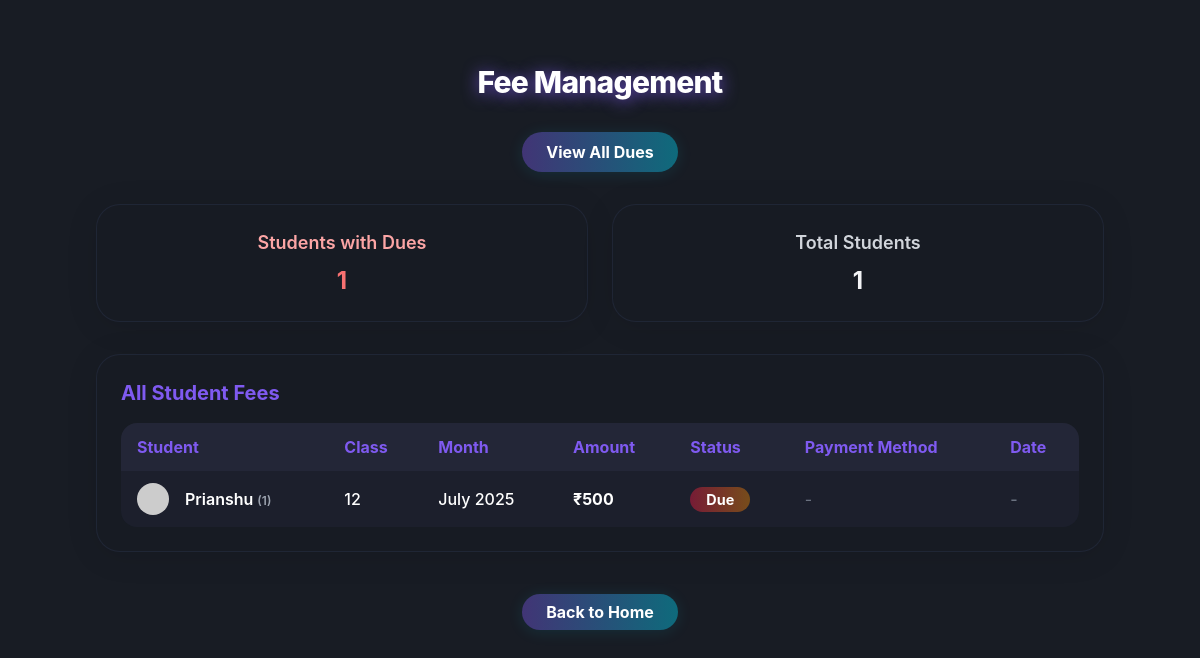
The page /admin/fee_management (signed in) on the database its author committed.
### app/models.py (models this page shows)
class Fee(db.Model):
    __tablename__ = 'fees'
    id = db.Column(db.Integer, primary_key=True)
    user_id = db.Column(db.Integer, db.ForeignKey('users.id'))
    month = db.Column(db.String(20), nullable=False)
    amount_due = db.Column(db.Integer, nullable=False)
    is_paid = db.Column(db.Boolean, default=False)
    payments = db.relationship('Payment', backref='fee', lazy=True)

class Profile(db.Model):
    __tablename__ = 'profiles'
    id = db.Column(db.Integer, primary_key=True)
    user_id = db.Column(db.Integer, db.ForeignKey('users.id'), unique=True)
    full_name = db.Column(db.String(120), nullable=False)
    parent_name = db.Column(db.String(120), nullable=False)
    parent_phone = db.Column(db.String(20), nullable=False)
    student_phone = db.Column(db.String(20), nullable=False)
    student_class = db.Column(db.String(20), nullable=False)
    school_name = db.Column(db.String(120), nullable=False)
    roll_number = db.Column(db.Integer, unique=True)
    last_seen_pdf_id = db.Column(db.Integer, default=0)
    last_seen_test_id = db.Column(db.Integer, default=0)
    last_seen_notification_id = db.Column(db.Integer, default=0)
    profile_pic = db.Column(db.String(256))
    pending_popup = db.Column(db.Text)  # One-time popup message for the student

### app/routes/admin.py (the view)
@admin_bp.route('/fee_management')
@login_required
def fee_management():
    if not current_user.is_admin:
        return redirect(url_for('student.home'))
    all_students = Profile.query.order_by(Profile.roll_number).all()
    all_fees = Fee.query.join(User).join(Profile).order_by(Fee.month.desc()).all()
    total_students = len(all_students)
    total_fees = sum(fee.amount_due for fee in all_fees)
    total_outstanding = sum(fee.amount_due for fee in all_fees if not fee.is_paid)
    students_with_dues_list = []
    for student in all_students:
        unpaid_fees = Fee.query.filter_by(user_id=student.user_id, is_paid=False).all()
        if unpaid_fees:
            students_with_dues_list.append({'profile': student})
    approval_count = Payment.query.filter_by(is_confirmed=False).count()
    if approval_count > 0:
        flash('Students waiting for approval. <a href="' + url_for('admin.approve') + '" class="underline">Open Approvals</a>', 'warning')
    return render_template('admin/fee_management.html',
                         all_students=all_students,
                         all_fees=all_fees,
                         total_students=total_students,
                         total_fees=total_fees,
                         total_outstanding=total_outstanding,
                         students_with_dues_list=students_with_dues_list,
                         students_with_dues=len(students_with_dues_list),
                         approval_count=approval_count)

### app/__init__.py (called while the page is built)
def create_app():
    app = Flask(__name__)
    app.config.from_object(Config)
    db.init_app(app)
    login_manager.init_app(app)
    csrf.init_app(app)
    migrate.init_app(app, db)
    socketio.init_app(app)
    mail.init_app(app)
    from app.models import User
    @login_manager.user_loader
    def load_user(user_id):
        return User.query.get(int(user_id))
    from app.utils import assign_monthly_dues
    @app.before_request
    def before_any_request():
        assign_monthly_dues()
    from app.routes.student import student_bp
    from app.routes.admin import admin_bp
    from app.routes.main import main_bp
    app.register_blueprint(student_bp, url_prefix="/student")
    app.register_blueprint(admin_bp, url_prefix="/admin")
    app.register_blueprint(main_bp)
    return app

### app/templates/admin/fee_management.html (shortened to what this page needs)
{% extends 'shared/base.html' %}
{% block content %}
<div class="w-full min-h-screen flex flex-col items-center justify-start py-8 px-2 relative bg-[#181c24]">
  <div class="custom-bg"></div>
  <div class="w-full max-w-6xl mx-auto z-10 relative">
    <h2 class="text-3xl font-extrabold text-white text-center mb-8 tracking-tight" style="text-shadow: 0 2px 16px #7f5af0cc">Fee Management</h2>
    <div class="flex justify-center mb-8 gap-4">
      <a href="{{ url_for('admin.feedues') }}" class="phonepe-btn-primary">View All Dues</a>
    </div>
    <div class="grid grid-cols-1 sm:grid-cols-2 gap-6 mb-8">
      <div class="phonepe-card text-center p-6">
        <h4 class="text-lg font-semibold text-red-300 mb-2">Students with Dues</h4>
        <p class="text-2xl font-bold text-red-400">{{ students_with_dues }}</p>
      </div>
      <div class="phonepe-card text-center p-6">
        <h4 class="text-lg font-semibold text-gray-300 mb-2">Total Students</h4>
        <p class="text-2xl font-bold text-gray-100">{{ total_students }}</p>
      </div>
    </div>
    <div class="phonepe-card p-6">
      <h3 class="text-xl font-bold mb-4 text-[#7f5af0]">All Student Fees</h3>
      <div class="overflow-x-auto">
        <table class="min-w-full rounded-2xl overflow-hidden" style="background:rgba(24,28,36,0.7);">
          <thead class="sticky top-0 z-10" style="background:rgba(36,40,56,0.95);">
            <tr>
              <th class="px-4 py-3 text-left font-bold text-[#7f5af0] text-base">Student</th>
              <th class="px-4 py-3 text-left font-bold text-[#7f5af0] text-base">Class</th>
              <th class="px-4 py-3 text-left font-bold text-[#7f5af0] text-base">Month</th>
              <th class="px-4 py-3 text-left font-bold text-[#7f5af0] text-base">Amount</th>
              <th class="px-4 py-3 text-left font-bold text-[#7f5af0] text-base">Status</th>
              <th class="px-4 py-3 text-left font-bold text-[#7f5af0] text-base">Payment Method</th>
              <th class="px-4 py-3 text-left font-bold text-[#7f5af0] text-base">Date</th>
            </tr>
          </thead>
          <tbody>
            {% for fee in all_fees %}
            <tr class="transition hover:bg-[#23263a]/70 {% if loop.index0 % 2 == 0 %}bg-[#23263a]/40{% else %}bg-[#1a1d2a]/40{% endif %}">
              <td class="px-4 py-3 whitespace-nowrap">
                <div class="flex items-center gap-2">
                  {% if fee.user.profile.profile_pic %}
                    <img src="{{ url_for('static', filename='profile_pics/' ~ fee.user.profile.profile_pic) }}" class="w-8 h-8 rounded-full mr-2" alt="Profile">
                  {% else %}
                    <img src="https://api.dicebear.com/7.x/initials/svg?seed={{ (fee.user.profile.full_name ~ fee.user.profile.roll_number)|urlencode }}" class="w-8 h-8 rounded-full mr-2" alt="Avatar">
                  {% endif %}
                  <span class="text-white font-semibold">{{ fee.user.profile.full_name }} <span class="text-xs text-gray-400">({{ fee.user.profile.roll_number }})</span></span>
                </div>
              </td>
              <td class="px-4 py-3 text-white font-medium whitespace-nowrap">{{ fee.user.profile.student_class }}</td>
              <td class="px-4 py-3 text-white font-medium whitespace-nowrap">{{ fee.month }}</td>
              <td class="px-4 py-3 text-white font-bold whitespace-nowrap">₹{{ fee.amount_due }}</td>
              <td class="px-4 py-3">
                {% if fee.is_paid %}
                  <span class="phonepe-status-paid">Paid</span>
                {% else %}
                  <span class="phonepe-status-due">Due</span>
                {% endif %}
              </td>
              <td class="px-4 py-3">
                {% if fee.payments %}
                  {% set latest_payment = fee.payments[-1] %}
                  <span class="px-3 py-1 rounded-full text-xs font-bold {% if latest_payment.method == 'UPI' %}phonepe-status-due{% else %}phonepe-status-paid{% endif %}">
                    {{ latest_payment.method }}
                  </span>
                {% else %}
                  <span class="text-gray-500">-</span>
                {% endif %}
              </td>
              <td class="px-4 py-3 text-white font-medium whitespace-nowrap">
                {% if fee.payments %}
                  {% set latest_payment = fee.payments[-1] %}
                  {{ latest_payment.requested_at.strftime('%d-%m-%Y') }}
                {% else %}
                  <span class="text-gray-500">-</span>
                {% endif %}
              </td>
            </tr>
            {% endfor %}
          </tbody>
        </table>
      </div>
    </div>
    <div class="w-full text-center mt-12">
      <a href="{{ url_for('admin.home1') }}" class="phonepe-btn-primary">Back to Home</a>
    </div>
  </div>
</div>
{% endblock %}

### app/templates/shared/base.html (style rules this page uses)
html, body { background-color: #1f2937 !important; min-height: 100vh; }

### app/templates/admin/fee_management.html (style rules this page uses)
body, html { background: #181c24 !important; font-family: 'Inter', 'Segoe UI', Arial, sans-serif; }
.custom-bg { position: absolute; inset: 0; z-index: 0; opacity: 0.5; }
.phonepe-card { background: rgba(24,28,36,0.4); border-radius: 1.5rem; box-shadow: 0 4px 32px 0 rgba(0,0,0,0.10); border: 1.5px solid rgba(46,54,80,0.4); position: relative; overflow: hidden; }
.phonepe-status-due { background: linear-gradient(90deg, rgba(255,23,68,0.4) 0%, rgba(255,145,0,0.4) 100%); color: #fff; border-radius: 9999px; font-weight: 700; padding: 0.25rem 1rem; font-size: 0.9em; }
.phonepe-btn-primary { background: linear-gradient(90deg, rgba(127,90,240,0.4) 0%, rgba(0,224,255,0.4) 100%); color: #fff; border-radius: 9999px; font-weight: 700; box-shadow: 0 2px 16px 0 rgba(0,224,255,0.10); transition: background 0.2s, box-shadow 0.2s; padding: 0.5rem 1.5rem; font-size: 1em; }

### rows shown on the page
Fee: user.profile.full_name "Prianshu", user.profile.roll_number "1", user.profile.student_class "12", month "July 2025", amount_due "500", is_paid "Due"

### other values the page prints
{{ students_with_dues }} "1"
{{ total_students }} "1"
